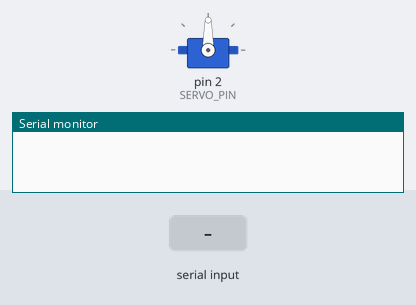
Recording of a sketch running on a simulated Arduino Uno, built with avr-gcc and run on an emulated ATmega328P. Parts: servo, the last lines printed to the serial monitor. The inputs (shaded band) are chosen by the test bench.

Above: at 1.2 s.
1.3 s: "OFF\n" received over Serial
At 2.5 s:
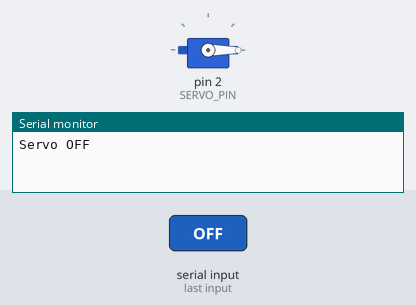
2.8 s: "ON\n" received over Serial
At 3.6 s:
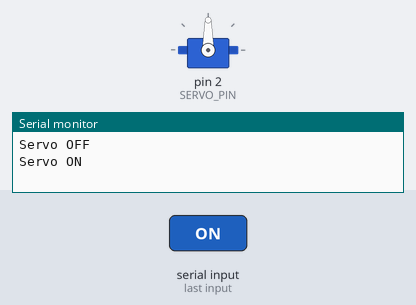
Timing chart, 0 to 5.8 s (numbered marks = the images above; inputs shaded):
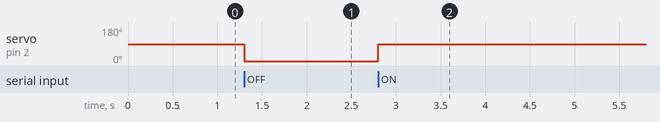

Measured:
- after the input at 1.3 s, servo on pin 2 (SERVO_PIN): 90° → 0° at once
- after the input at 2.8 s, servo on pin 2 (SERVO_PIN): 0° → 90° at once

The sketch:

servoocr.ino
```cpp
#include <Servo.h>
#define SERVO_PIN 2

Servo myServo;

void setup() {
  myServo.attach(SERVO_PIN);
  Serial.begin(9600);
}

void loop() {
  if (Serial.available() > 0) {
    String command = Serial.readStringUntil('\n');

    command.trim();

    if (command == "ON") {
      myServo.write(90);
      Serial.println("Servo ON");
    } else if (command == "OFF") {
      myServo.write(0);
      Serial.println("Servo OFF");
    } else {
      Serial.println("Unknown command");
    }
  }
}
```
